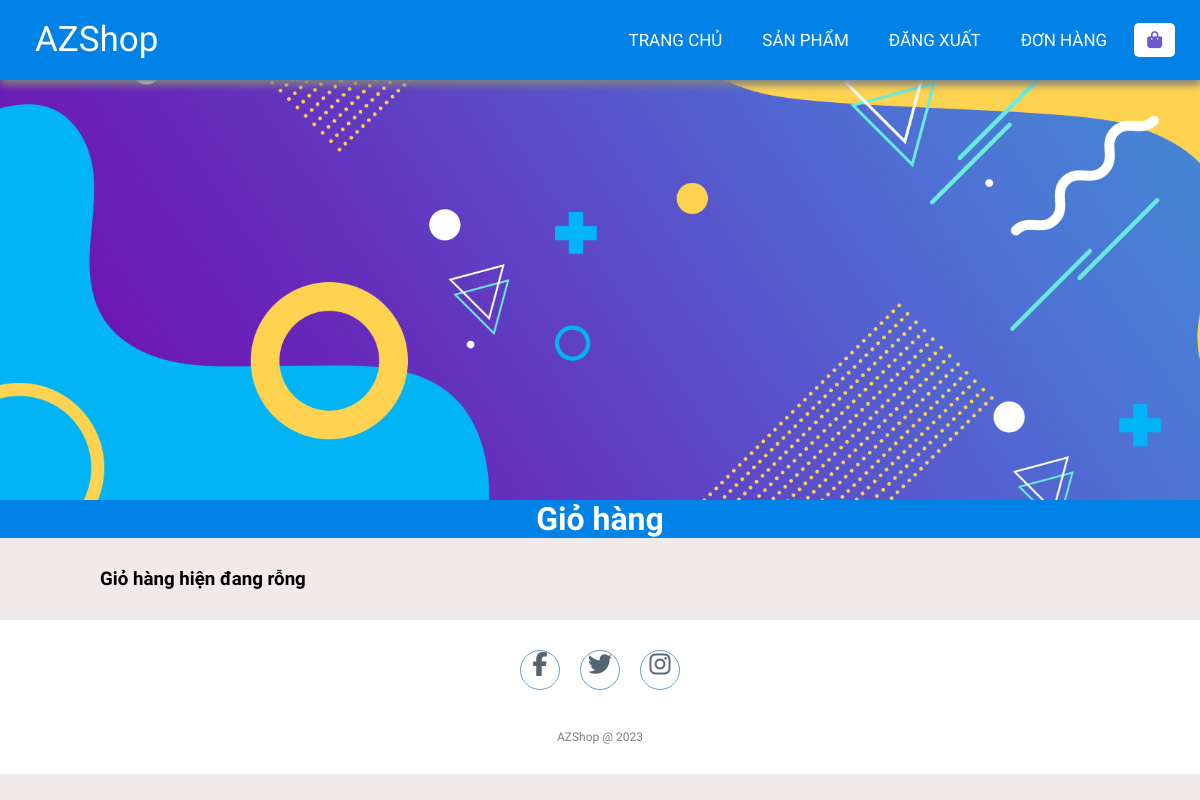
The app's page /checkout.php (signed in), older data.
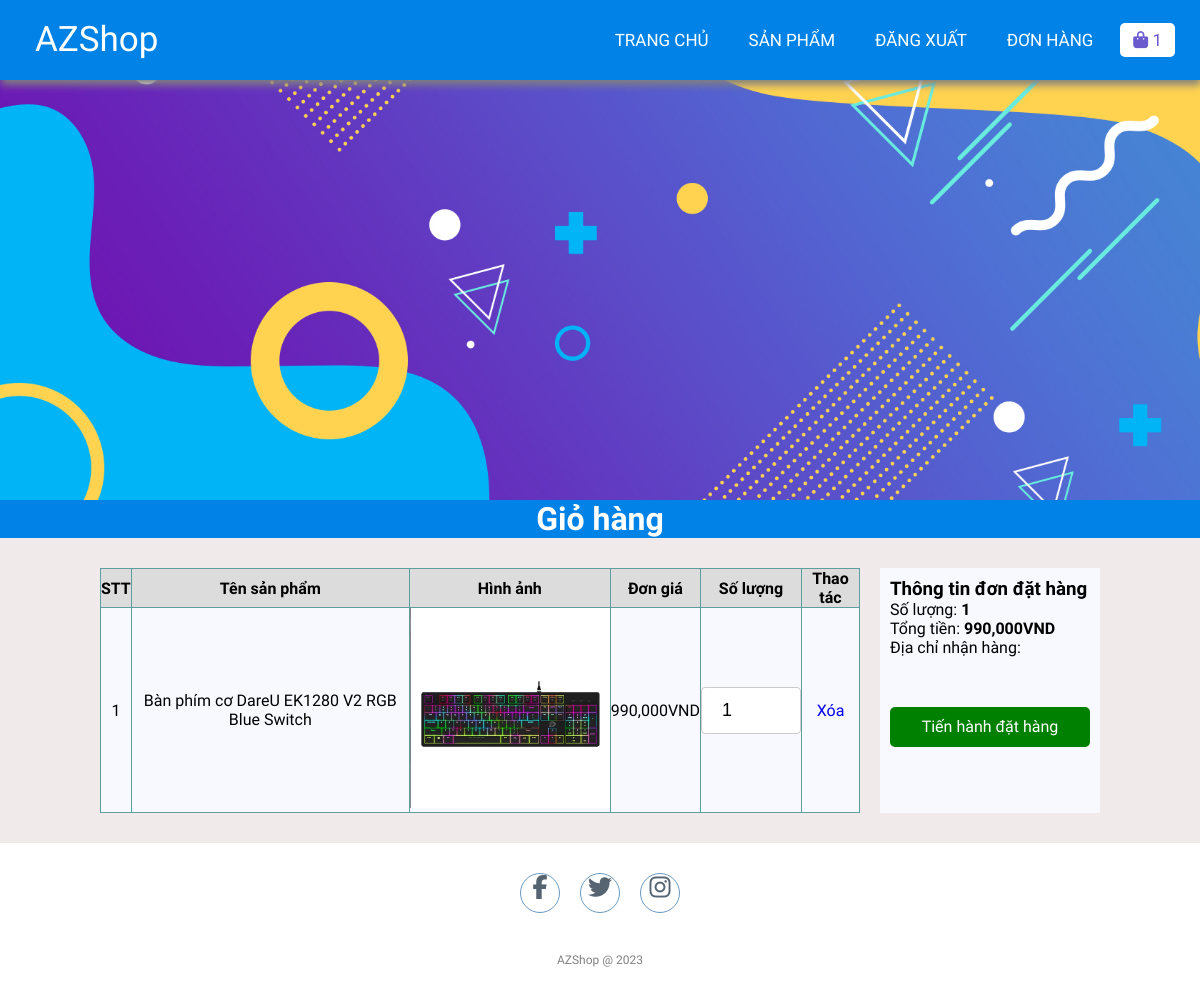
The same page, newer data.
### tables this page shows
CREATE TABLE `cart` (
  `id` int NOT NULL,
  `userId` int NOT NULL,
  `productId` int NOT NULL,
  `qty` int NOT NULL,
  `productName` varchar(100) NOT NULL,
  `productPrice` decimal(10,0) NOT NULL,
  `productImage` varchar(50) NOT NULL
);

### lib/database.php (called while the page is built, shortened)
<?php
class Database extends PDO
{
  public $host   = DB_HOST;
  public $user   = DB_USER;
  public $pass   = DB_PASS;
  public $dbname = DB_NAME;
  public $link;
  private function connectDB()
  {
    $this->link = new mysqli(
      $this->host,
      $this->user,
      $this->pass,
      $this->dbname
    );
  }
  public function select($query)
  {
    $result = $this->link->query($query);
    if ($result->num_rows > 0) {
      return $result;
    } else {
      return false;
    }
  }
}

### lib/session.php (called while the page is built, shortened)
<?php
class Session
{
   public static function get($key)
   {
      if (isset($_SESSION[$key])) {
         return $_SESSION[$key];
      } else {
         return false;
      }
   }
}

### classes/cart.php (called while the page is built, shortened)
<?php
$filepath = realpath(dirname(__FILE__));
include_once($filepath . '/../lib/database.php');
include_once($filepath . '/../lib/session.php');
?>
<?php
class cart
{
    private $db;
    public function __construct()
    {
        $this->db = new Database();
    }
    public function get()
    {
        $userId = Session::get('userId');
        $query = "SELECT * FROM cart WHERE userId = '$userId' ";
        $mysqli_result = $this->db->select($query);
        if ($mysqli_result) {
            $result = mysqli_fetch_all($this->db->select($query), MYSQLI_ASSOC);
            return $result;
        }
        return false;
    }
    public function getTotalPriceByUserId()
    {
        $userId = Session::get('userId');
        $query = "SELECT SUM(productPrice*qty) as total FROM cart WHERE userId = '$userId' ";
        $mysqli_result = $this->db->select($query);
        if ($mysqli_result) {
            $result = mysqli_fetch_all($this->db->select($query), MYSQLI_ASSOC)[0];
            return $result;
        }
        return false;
    }
    public function getTotalQtyByUserId()
    {
        $userId = Session::get('userId');
        $query = "SELECT SUM(qty) as total FROM cart WHERE userId = '$userId' ";
        $mysqli_result = $this->db->select($query);
        if ($mysqli_result) {
            $result = mysqli_fetch_all($this->db->select($query), MYSQLI_ASSOC)[0];
            return $result;
        }
        return false;
    }
}
?>

### checkout.php (the view, shortened to what the changed rows need)
<?php
include_once 'lib/session.php';
include_once 'classes/cart.php';
$cart = new cart();
$list = $cart->get();
$totalPrice = $cart->getTotalPriceByUserId();
$totalQty = $cart->getTotalQtyByUserId();
$user = new user();
$userInfo = $user->get();
?>
<!DOCTYPE html>
<html lang="en">
<head>
    <link rel="stylesheet" href="css/style.css">
    <link rel="stylesheet" href="https://cdnjs.cloudflare.com/ajax/libs/font-awesome/5.15.4/css/all.min.css">
</head>
<body>
    <nav>
        <ul>
            <li>
                <a href="checkout.php" class="active">
                    <i class="fa fa-shopping-bag"></i>
                    <span class="sumItem" id="totalQtyHeader">
                        <?= $totalQty['total'] ?>
                    </span>
                </a>
            </li>
        </ul>
    </nav>
    <div class="featuredProducts">
        <h1>Giỏ hàng</h1>
    </div>
    <div class="container-single">
        <?php
        if ($list) { ?>
            <table class="order">
                <tr>
                    <th>STT</th>
                    <th>Tên sản phẩm</th>
                    <th>Hình ảnh</th>
                    <th>Đơn giá</th>
                    <th>Số lượng</th>
                    <th>Thao tác</th>
                </tr>
                <?php
                $count = 1;
                foreach ($list as $key => $value) { ?>
                    <tr>
                        <td><?= $count++ ?></td>
                        <td><?= $value['productName'] ?></td>
                        <td><img class="image-cart" src="admin/uploads/<?= $value['productImage'] ?>"></td>
                        <td><?= number_format($value['productPrice'], 0, '', ',') ?>VND </td>
                        <td>
                            <input id="<?= $value['productId'] ?>" type="number" name="qty" class="qty" value="<?= $value['qty'] ?>" onchange="update(this)" min="1">
                        </td>
                        <td>
                            <a href="delete_cart.php?id=<?= $value['id'] ?>">Xóa</a>
                        </td>
                    </tr>
                <?php }
                ?>
            </table>
            <div class="orderinfo">
                <div class="buy">
                    <h3>Thông tin đơn đặt hàng</h3>
                    <div>
                        Số lượng: <b id="qtycart"><?= $totalQty['total'] ?></b>
                    </div>
                    <div>
                        Tổng tiền: <b id="totalcart"><?= number_format($totalPrice['total'], 0, '', ',') ?>VND</b>
                    </div>
                    <div>
                        Địa chỉ nhận hàng: <b><?= $userInfo['address'] ?></b>
                    </div>
                    <div class="buy-btn">
                        <a href="add_order.php">Tiến hành đặt hàng</a>
                    </div>
                </div>
            </div>
        <?php } else { ?>
            <h3>Giỏ hàng hiện đang rỗng</h3>
        <?php }
        ?>
    </div>
</body>
</html>

Row changes from the older to the newer data that the page shows:
added cart: productName "Bàn phím cơ DareU EK1280 V2 RGB Blue Switch", productImage (picture), productPrice "990,000", qty "1"
Text that changed along with them:
$totalQty['total']: (not shown) → "1"
$totalPrice['total']: (not shown) → "990,000"
text no longer shown: "Giỏ hàng hiện đang rỗng"
text now shown: "STT Tên sản phẩm Hình ảnh Đơn giá Số lượng Thao tác Thông tin đơn đặt hàng Số lượng: Tổng tiền: VND Địa chỉ nhận hàng: Tiến hành đặt hàng"
